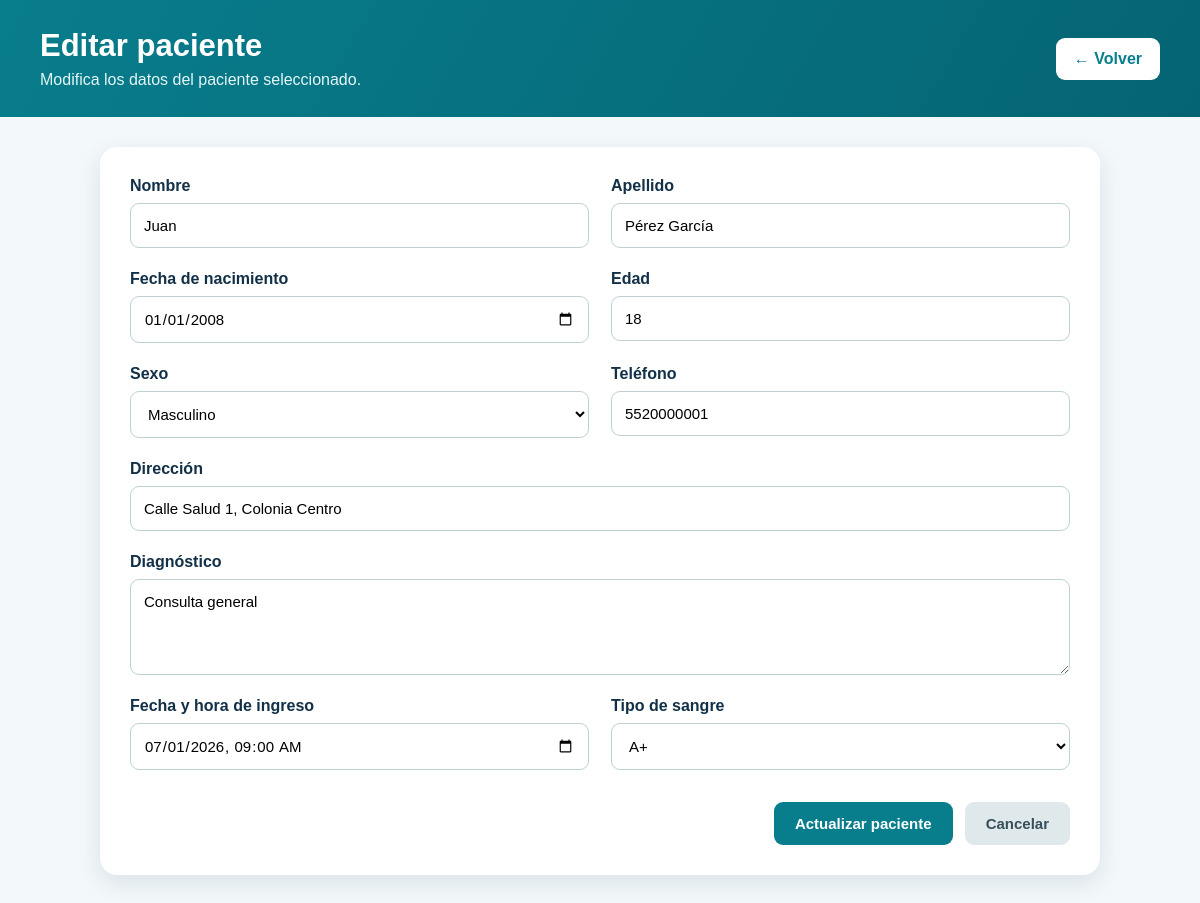
Page /hospital/pacientes/editar.php?id=1 (signed in) on the committed database.
### tables this page shows
CREATE TABLE `pacientes` (
  `id_paciente` int NOT NULL,
  `nombre` varchar(80) NOT NULL,
  `apellido` varchar(80) NOT NULL,
  `edad` int NOT NULL,
  `sexo` varchar(15) NOT NULL,
  `telefono` varchar(20) NOT NULL,
  `direccion` varchar(120) NOT NULL,
  `diagnostico` varchar(120) NOT NULL,
  `fecha_ingreso` datetime NOT NULL,
  `tipo_sangre` varchar(20) NOT NULL,
  `fecha_nacimiento` date NOT NULL
);

### hospital/pacientes/editar.php (the view, shortened to what this page needs)
<?php
require_once "../conexion/conexion.php";
$id = isset($_GET["id"]) ? (int) $_GET["id"] : 0;
$sql = "SELECT * FROM pacientes WHERE id_paciente = ?";
$consulta = mysqli_prepare($conexion, $sql);
mysqli_stmt_bind_param($consulta, "i", $id);
mysqli_stmt_execute($consulta);
$resultado = mysqli_stmt_get_result($consulta);
$paciente = mysqli_fetch_assoc($resultado);
$fechaIngreso = date(
    "Y-m-d\TH:i",
    strtotime($paciente["fecha_ingreso"])
);
?>
<!DOCTYPE html>
<html lang="es">
<head>
    <link
        rel="stylesheet"
        href="../css/estilos.css"
    >
</head>
<body class="pagina-crud">
    <header class="cabecera-crud">
        <div>
            <h1>Editar paciente</h1>
            <p>
                Modifica los datos del paciente seleccionado.
            </p>
        </div>
        <a
            href="index.php"
            class="boton-regresar"
        >
            ← Volver
        </a>
    </header>
    <main class="contenido-crud">
        <section class="contenedor-formulario">
            <form
                action="actualizar.php"
                method="POST"
                class="formulario-paciente"
            >
                <div class="grupo-formulario">
                    <label for="nombre">
                        Nombre
                    </label>
                    <input
                        type="text"
                        id="nombre"
                        name="nombre"
                        value="<?php echo htmlspecialchars($paciente["nombre"]); ?>"
                        required
                    >
                </div>
                <div class="grupo-formulario">
                    <label for="apellido">
                        Apellido
                    </label>
                    <input
                        type="text"
                        id="apellido"
                        name="apellido"
                        value="<?php echo htmlspecialchars($paciente["apellido"]); ?>"
                        required
                    >
                </div>
                <div class="grupo-formulario">
                    <label for="fecha_nacimiento">
                        Fecha de nacimiento
                    </label>
                    <input
                        type="date"
                        id="fecha_nacimiento"
                        name="fecha_nacimiento"
                        value="<?php echo htmlspecialchars($paciente["fecha_nacimiento"]); ?>"
                        required
                    >
                </div>
                <div class="grupo-formulario">
                    <label for="edad">
                        Edad
                    </label>
                    <input
                        type="number"
                        id="edad"
                        name="edad"
                        min="0"
                        max="120"
                        value="<?php echo $paciente["edad"]; ?>"
                        required
                    >
                </div>
                <div class="grupo-formulario">
                    <label for="sexo">
                        Sexo
                    </label>
                    <select
                        id="sexo"
                        name="sexo"
                        required
                    >
                        <option
                            value="Masculino"
                            <?php echo $paciente["sexo"] === "Masculino" ? "selected" : ""; ?>
                        >
                            Masculino
                        </option>
                    </select>
                </div>
                <div class="grupo-formulario">
                    <label for="telefono">
                        Teléfono
                    </label>
                    <input
                        type="text"
                        id="telefono"
                        name="telefono"
                        value="<?php echo htmlspecialchars($paciente["telefono"]); ?>"
                        required
                    >
                </div>
                <div class="grupo-formulario ancho-completo">
                    <label for="direccion">
                        Dirección
                    </label>
                    <input
                        type="text"
                        id="direccion"
                        name="direccion"
                        value="<?php echo htmlspecialchars($paciente["direccion"]); ?>"
                        required
                    >
                </div>
                <div class="grupo-formulario ancho-completo">
                    <label for="diagnostico">
                        Diagnóstico
                    </label>
                    <textarea
                        id="diagnostico"
                        name="diagnostico"
                        rows="4"
                        required
                    ><?php echo htmlspecialchars($paciente["diagnostico"]); ?></textarea>
                </div>
                <div class="grupo-formulario">
                    <label for="fecha_ingreso">
                        Fecha y hora de ingreso
                    </label>
                    <input
                        type="datetime-local"
                        id="fecha_ingreso"
                        name="fecha_ingreso"
                        value="<?php echo $fechaIngreso; ?>"
                        required
                    >
                </div>
                <div class="grupo-formulario">
                    <label for="tipo_sangre">
                        Tipo de sangre
                    </label>
                    <select
                        id="tipo_sangre"
                        name="tipo_sangre"
                        required
                    >
                        <?php
                        $tiposSangre = [
                            "A+",
                            "A-",
                            "B+",
                            "B-",
                            "AB+",
                            "AB-",
                            "O+",
                            "O-"
                        ];
                        foreach ($tiposSangre as $tipo):
                        ?>
                            <option
                                value="<?php echo $tipo; ?>"
                                <?php echo $paciente["tipo_sangre"] === $tipo ? "selected" : ""; ?>
                            >
                                <?php echo $tipo; ?>
                            </option>
                        <?php endforeach; ?>
                    </select>
                </div>
                <div class="acciones-formulario ancho-completo">
                    <button
                        type="submit"
                        class="boton-guardar"
                    >
                        Actualizar paciente
                    </button>
                    <a
                        href="index.php"
                        class="boton-cancelar"
                    >
                        Cancelar
                    </a>
                </div>
            </form>
        </section>
    </main>
</body>
</html>

### hospital/css/estilos.css (style rules this page uses)
* { box-sizing: border-box; margin: 0; padding: 0; }
:root { --verde-principal: #087d8c; --verde-oscuro: #056473; --verde-claro: #dff5f6; --azul-texto: #123047; --gris-fondo: #f3f8fa; --gris-texto: #5b6c76; --blanco: #ffffff; --sombra: 0 8px 25px rgba(21, 55, 70, 0.11); }
body { font-family: Arial, Helvetica, sans-serif; color: var(--azul-texto); background-color: var(--gris-fondo); }
.pagina-crud { min-height: 100vh; background-color: #f3f8fa; }
.cabecera-crud { display: flex; justify-content: space-between; align-items: center; gap: 20px; padding: 28px 40px; background: linear-gradient(120deg, #087d8c, #056473); color: white; }
.cabecera-crud h1 { margin-bottom: 7px; font-size: 31px; }
.cabecera-crud p { color: #e4f6f8; }
.boton-regresar { padding: 12px 18px; border-radius: 9px; background-color: white; color: #087d8c; text-decoration: none; font-weight: bold; }
.contenido-crud { max-width: 1550px; margin: 0 auto; padding: 30px; }
.contenedor-formulario { max-width: 1000px; margin: 0 auto; padding: 30px; border-radius: 17px; background-color: white; box-shadow: 0 8px 25px rgba(21, 55, 70, 0.11); }
.formulario-paciente { display: grid; grid-template-columns: repeat(2, minmax(0, 1fr)); gap: 22px; }
.grupo-formulario { display: flex; flex-direction: column; gap: 8px; }
.grupo-formulario label { color: #123047; font-weight: bold; }
.grupo-formulario input, .grupo-formulario select, .grupo-formulario textarea { width: 100%; padding: 13px; border: 1px solid #bfd0d5; border-radius: 9px; background-color: white; font-family: Arial, Helvetica, sans-serif; font-size: 15px; outline: none; }
.grupo-formulario textarea { resize: vertical; }
.ancho-completo { grid-column: 1 / -1; }
.acciones-formulario { display: flex; justify-content: flex-end; gap: 12px; margin-top: 10px; }
.boton-guardar, .boton-cancelar { padding: 13px 21px; border: none; border-radius: 9px; text-decoration: none; font-size: 15px; font-weight: bold; cursor: pointer; }
.boton-guardar { background-color: #087d8c; color: white; }
.boton-cancelar { background-color: #dfe8eb; color: #374f59; }

### rows in the picture
pacientes: nombre "Juan", apellido "Pérez García", fecha_nacimiento "01/01/2008", edad "18", sexo "Masculino", telefono "5520000001", direccion "Calle Salud 1, Colonia Centro", diagnostico "Consulta general", fecha_ingreso "07/01/2026 09:00", tipo_sangre "A+"
